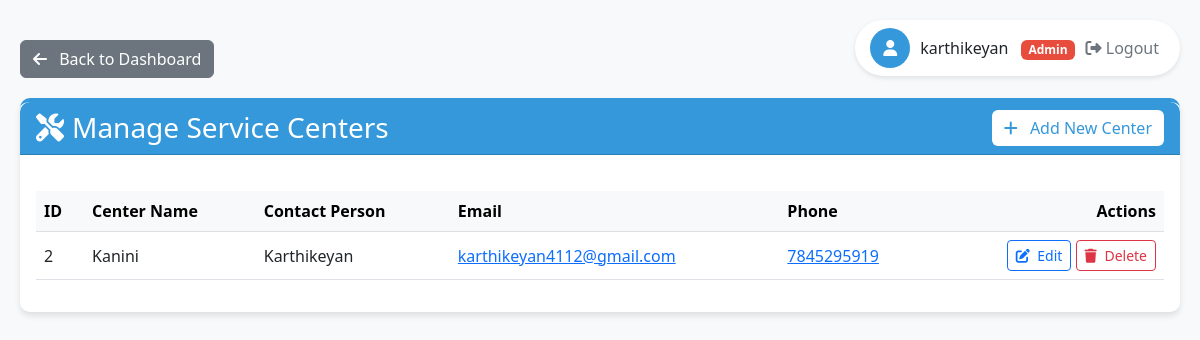
The page /manage_service.php (signed in) on the database its author committed.
### tables this page shows
CREATE TABLE `employee` (
  `emp_id` int(11) NOT NULL,
  `emp_code` varchar(20) DEFAULT NULL,
  `emp_name` varchar(100) DEFAULT NULL,
  `email` varchar(100) DEFAULT NULL,
  `password` varchar(255) DEFAULT NULL,
  `designation` enum('Lead','Sr SA','SA','IT_Admin','Lab_incharge','HOD','FI','User') DEFAULT NULL,
  `department` varchar(100) DEFAULT NULL,
  `status` enum('Active','Inactive') DEFAULT 'Active'
);

CREATE TABLE `service_center` (
  `center_id` int(11) NOT NULL,
  `center_name` varchar(100) DEFAULT NULL,
  `contact_person` varchar(100) DEFAULT NULL,
  `contact_email` varchar(100) DEFAULT NULL,
  `phone` varchar(20) DEFAULT NULL,
  `alt_phone` varchar(20) DEFAULT NULL,
  `address` text DEFAULT NULL
);

### manage_service.php (the view, shortened to what this page needs)
<?php
require_once 'config.php';
$currentUserName = "User";
$user_designation = null;
$user_id = $_SESSION['user_id'];
$query = "SELECT emp_name, designation FROM employee WHERE emp_id = ?";
if ($stmt = $conn->prepare($query)) {
    $stmt->bind_param("i", $user_id);
    $stmt->execute();
    $result = $stmt->get_result();
    if ($result->num_rows > 0) {
        $user = $result->fetch_assoc();
        $currentUserName = $user['emp_name'];
        $user_designation = $user['designation'];
    }
}
$is_admin = in_array($user_designation, ['Lead', 'Sr SA', 'IT_Admin']);
$is_lab_incharge_or_sa = in_array($user_designation, ['Lab Incharge', 'SA']);
$is_hod_or_fi = in_array($user_designation, ['HOD', 'FI']);
$serviceCenters = [];
$query = "SELECT * FROM service_center ORDER BY center_name";
if ($result = $conn->query($query)) {
    while ($row = $result->fetch_assoc()) {
        $serviceCenters[] = $row;
    }
}
?>
<!DOCTYPE html>
<html lang="en">
<head>
    <link href="https://cdn.jsdelivr.net/npm/bootstrap@5.3.0/dist/css/bootstrap.min.css" rel="stylesheet">
    <link rel="stylesheet" href="https://cdnjs.cloudflare.com/ajax/libs/font-awesome/6.4.0/css/all.min.css">
</head>
<body>
    <div class="user-info">
        <div class="user-icon">
            <i class="fas fa-user"></i>
        </div>
        <div>
            <span><?php echo htmlspecialchars($currentUserName); ?></span>
            <?php if ($is_admin): ?>
                <span class="badge badge-admin ms-2">Admin</span>
            <?php elseif ($is_lab_incharge_or_sa): ?>
                <span class="badge badge-lab ms-2">Lab Incharge/SA</span>
            <?php elseif ($is_hod_or_fi): ?>
                <span class="badge badge-hod ms-2">HOD/FI</span>
            <?php endif; ?>
            <form action="logout.php" method="post" style="display: inline;">
                <button type="submit" class="logout-btn">
                    <i class="fas fa-sign-out-alt"></i> Logout
                </button>
            </form>
        </div>
    </div>
    <div class="container">
        <a href="dashboard.php" class="btn btn-secondary back-btn">
            <i class="fas fa-arrow-left me-2"></i> Back to Dashboard
        </a>
        <div class="card">
            <div class="card-header d-flex justify-content-between align-items-center">
                <h3 class="mb-0"><i class="fas fa-tools me-2"></i>Manage Service Centers</h3>
                <a href="add_service.php" class="btn btn-add">
                    <i class="fas fa-plus me-2"></i> Add New Center
                </a>
            </div>
            <div class="card-body">
                <div class="table-responsive">
                    <table class="table table-hover align-middle">
                        <thead class="table-light">
                            <tr>
                                <th>ID</th>
                                <th>Center Name</th>
                                <th>Contact Person</th>
                                <th>Email</th>
                                <th>Phone</th>
                                <th class="text-end">Actions</th>
                            </tr>
                        </thead>
                        <tbody>
                            <?php if (count($serviceCenters) > 0): ?>
                                <?php foreach ($serviceCenters as $center): ?>
                                    <tr>
                                        <td><?= htmlspecialchars($center['center_id']) ?></td>
                                        <td><?= htmlspecialchars($center['center_name']) ?></td>
                                        <td><?= htmlspecialchars($center['contact_person']) ?></td>
                                        <td><a href="mailto:<?= htmlspecialchars($center['contact_email']) ?>"><?= htmlspecialchars($center['contact_email']) ?></a></td>
                                        <td><a href="tel:<?= htmlspecialchars($center['phone']) ?>"><?= htmlspecialchars($center['phone']) ?></a></td>
                                        <td class="text-end action-btns">
                                            <a href="edit_service.php?id=<?= $center['center_id'] ?>" class="btn btn-sm btn-outline-primary">
                                                <i class="fas fa-edit me-1"></i> Edit
                                            </a>
                                            <a href="manage_service.php?action=delete&id=<?= $center['center_id'] ?>"
                                               class="btn btn-sm btn-outline-danger"
                                               onclick="return confirm('Are you sure you want to delete this service center?')">
                                                <i class="fas fa-trash me-1"></i> Delete
                                            </a>
                                        </td>
                                    </tr>
                                <?php endforeach; ?>
                            <?php endif; ?>
                        </tbody>
                    </table>
                </div>
            </div>
        </div>
    </div>
</body>
</html>

### manage_service.php (style rules this page uses)
:root { --primary-color: #3498db; --secondary-color: #2980b9; --accent-color: #e74c3c; --light-color: #ecf0f1; --dark-color: #2c3e50; }
body { background-color: #f8f9fa; padding-top: 20px; font-family: 'Segoe UI', Tahoma, Geneva, Verdana, sans-serif; }
.container { max-width: 1200px; margin: 0 auto; padding: 20px; }
.user-info { position: absolute; top: 20px; right: 20px; display: flex; align-items: center; gap: 10px; background-color: white; padding: 8px 15px; border-radius: 30px; box-shadow: 0 2px 5px rgba(0,0,0,0.1); }
.user-icon { width: 40px; height: 40px; background-color: var(--primary-color); color: white; border-radius: 50%; display: flex; align-items: center; justify-content: center; }
.logout-btn { background: none; border: none; color: #6c757d; cursor: pointer; transition: color 0.3s; }
.card { border-radius: 10px; box-shadow: 0 4px 6px rgba(0,0,0,0.1); border: none; border-top: 4px solid var(--primary-color); margin-bottom: 30px; }
.card-header { background-color: var(--primary-color); color: white; border-radius: 10px 10px 0 0 !important; }
.table-responsive { margin-top: 20px; }
.action-btns { white-space: nowrap; }
.btn-add { background-color: white; color: var(--primary-color); border: none; transition: all 0.3s; }
.back-btn { margin-bottom: 20px; transition: all 0.3s; }
.badge-admin { background-color: var(--accent-color); }

### rows shown on the page
employee: emp_name "karthikeyan"
service_center: center_id "2", center_name "Kanini", contact_person "Karthikeyan", contact_email "karthikeyan4112@gmail.com", phone "7845295919"
